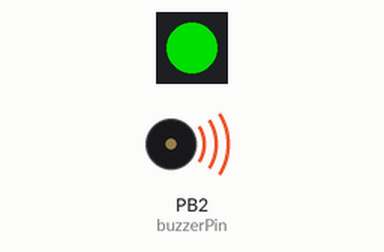
Recording of a sketch running on a simulated ATtiny85, built with avr-gcc and run on an emulated ATtiny85. Parts: 1 RGB LEDs in strip order, left to right, buzzer (waves = sounding). Dim RGB values are drawn brighter than linear.

Above: at 1.0 s.
At 5.7 s:
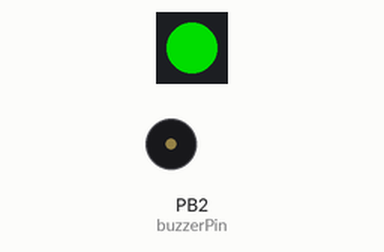
At 18.3 s:
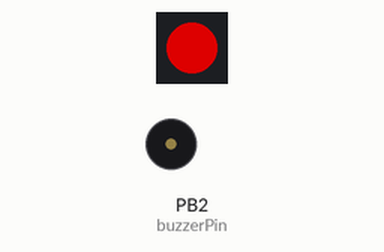
At 27.82 s:
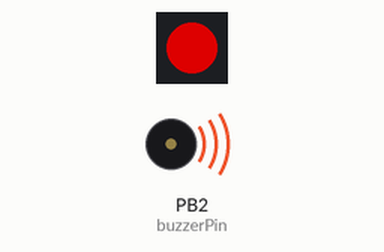
Timing chart, 0 to 29.0 s (numbered marks = the images above):
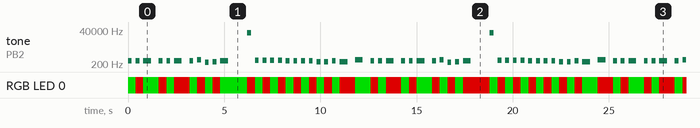

The sketch:

musica-e-luz-arvore-natal-neopixel-jingle-bells.ino
```cpp
/*
 * Christmas tree with light, sound and Arduino!
 * A Digispark ATtiny85 controls both a Buzzer (sound) and
 * a RGB LED (WS2812b neopixel).
 *
 * The Buzzer plays Jingles Bells from here:
 * http://blog.giacomocerquone.com/jingle-bell-with-an-arduino-and-a-buzzer/
 * and the LED anternates Red and Green (to the beat of the music)
 *
 * Developed by Clovis Fritzen in 12/05/2016
 * More info at http://fritzenlab.com.br
*/

#include <Adafruit_NeoPixel.h>
 #ifdef __AVR__
  #include <avr/power.h>
 #endif

 // Which pin on the Arduino is connected to the NeoPixels?
 #define PIN      0

 // How many NeoPixels are attached to the Arduino?
 #define NUMPIXELS   1

 Adafruit_NeoPixel pixels = Adafruit_NeoPixel(NUMPIXELS, PIN, NEO_GRB + NEO_KHZ800);
 int passada1 = 1;
 const int j = 0;

int buzzerPin = 2;
int tempo = 200;
int playtwice = 0;
int tempomaisum = 0;
int tempoatual = 0;
int tempoantigo = 0;

char notes[] = "eeeeeeegcde fffffeeeeddedg";
int duration[] = {1, 1, 2, 1, 1, 2, 1, 1, 1, 1, 2, 1, 1, 1, 1, 1, 1, 1, 1, 1, 1, 1, 1, 1, 2, 2};
void playTheShit(char note, int duration) {
  char notesName[] = { 'c', 'd', 'e', 'f', 'g' };
  int tones[] = { 261, 293, 329, 349, 392 };
  for (int i = 0; i < sizeof(tones); i++) {
    // Bind the note took from the char array to the array notesName
    if (note == notesName[i]) {
      // Bind the notesName to tones
      tone(buzzerPin, tones[i], duration);
    }
  }
}
void setup() {
  pinMode(buzzerPin, OUTPUT);
  pixels.begin(); // This initializes the NeoPixel librar
}

void loop() {

  tempoatual = millis();
  if (tempoatual - tempoantigo > 30000) {
    tempomaisum ++;
    if (tempomaisum > 10) {
      playtwice = 0;
      tempomaisum = 0;
    }

  }
  if (playtwice < 2) {
    tempoantigo = millis();
    playtwice = playtwice ++;
  // Scan each char from "notes"
  for (int i = 0; i < sizeof(notes)-1; i++) {

    if (notes[i] == ' ') {

      // If find a space it rests

      delay(duration[i] * tempo);
    } else {

      playTheShit(notes[i], duration[i] * tempo);

      if (passada1 == 1) {
      pixels.setPixelColor(j, pixels.Color(0,150,0)); // Moderately bright green color.
      pixels.show(); // This sends the updated pixel color to the hardware.
      passada1= 0;
      } else{
      pixels.setPixelColor(j, pixels.Color(150,0,0)); // Moderately bright green color.
      pixels.show();
      passada1=1;
      }
    }
    // Pauses between notes

    delay((tempo*2)*duration[i]);
  }
  } else {

  }

}
```

Measured:
- by itself, RGB LED 0: off → RGB(0, 150, 0) at 0.00 s, → RGB(150, 0, 0) 0.40 s later, → RGB(0, 150, 0) 0.40 s later, → RGB(150, 0, 0) 0.80 s later, … (258 changes in this stretch)
- by itself, tone on PB2 (buzzerPin): plays 329 Hz for 0.20 s, 329 Hz for 0.20 s, 329 Hz for 0.40 s, 329 Hz for 0.20 s, 329 Hz for 0.20 s, 329 Hz for 0.40 s … (258 notes in this stretch)
